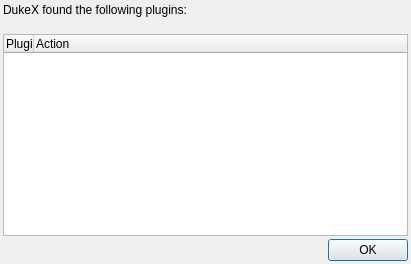
<?xml version="1.0" encoding="UTF-8"?>
<ui version="4.0">
 <class>pluginDialog</class>
 <widget class="QDialog" name="pluginDialog">
  <property name="geometry">
   <rect>
    <x>0</x>
    <y>0</y>
    <width>411</width>
    <height>264</height>
   </rect>
  </property>
  <property name="windowTitle">
   <string>Plugin Information</string>
  </property>
  <layout class="QGridLayout" name="gridLayout" columnstretch="0">
   <property name="margin">
    <number>3</number>
   </property>
   <property name="spacing">
    <number>3</number>
   </property>
   <item row="0" column="0">
    <widget class="QLabel" name="label">
     <property name="text">
      <string>DukeX found the following plugins:
</string>
     </property>
    </widget>
   </item>
   <item row="1" column="0">
    <widget class="QTreeWidget" name="treeWidget">
     <property name="alternatingRowColors">
      <bool>true</bool>
     </property>
     <property name="selectionMode">
      <enum>QAbstractItemView::NoSelection</enum>
     </property>
     <property name="headerHidden">
      <bool>false</bool>
     </property>
     <property name="columnCount">
      <number>2</number>
     </property>
     <attribute name="headerVisible">
      <bool>true</bool>
     </attribute>
     <attribute name="headerDefaultSectionSize">
      <number>30</number>
     </attribute>
     <attribute name="headerMinimumSectionSize">
      <number>20</number>
     </attribute>
     <attribute name="headerStretchLastSection">
      <bool>true</bool>
     </attribute>
     <column>
      <property name="text">
       <string>Plugin Informations</string>
      </property>
     </column>
     <column>
      <property name="text">
       <string>Action</string>
      </property>
     </column>
    </widget>
   </item>
   <item row="2" column="0">
    <widget class="QDialogButtonBox" name="buttonBox">
     <property name="orientation">
      <enum>Qt::Horizontal</enum>
     </property>
     <property name="standardButtons">
      <set>QDialogButtonBox::Ok</set>
     </property>
    </widget>
   </item>
  </layout>
 </widget>
 <resources/>
 <connections>
  <connection>
   <sender>buttonBox</sender>
   <signal>accepted()</signal>
   <receiver>pluginDialog</receiver>
   <slot>accept()</slot>
   <hints>
    <hint type="sourcelabel">
     <x>248</x>
     <y>254</y>
    </hint>
    <hint type="destinationlabel">
     <x>157</x>
     <y>274</y>
    </hint>
   </hints>
  </connection>
  <connection>
   <sender>buttonBox</sender>
   <signal>rejected()</signal>
   <receiver>pluginDialog</receiver>
   <slot>reject()</slot>
   <hints>
    <hint type="sourcelabel">
     <x>316</x>
     <y>260</y>
    </hint>
    <hint type="destinationlabel">
     <x>286</x>
     <y>274</y>
    </hint>
   </hints>
  </connection>
 </connections>
</ui>
